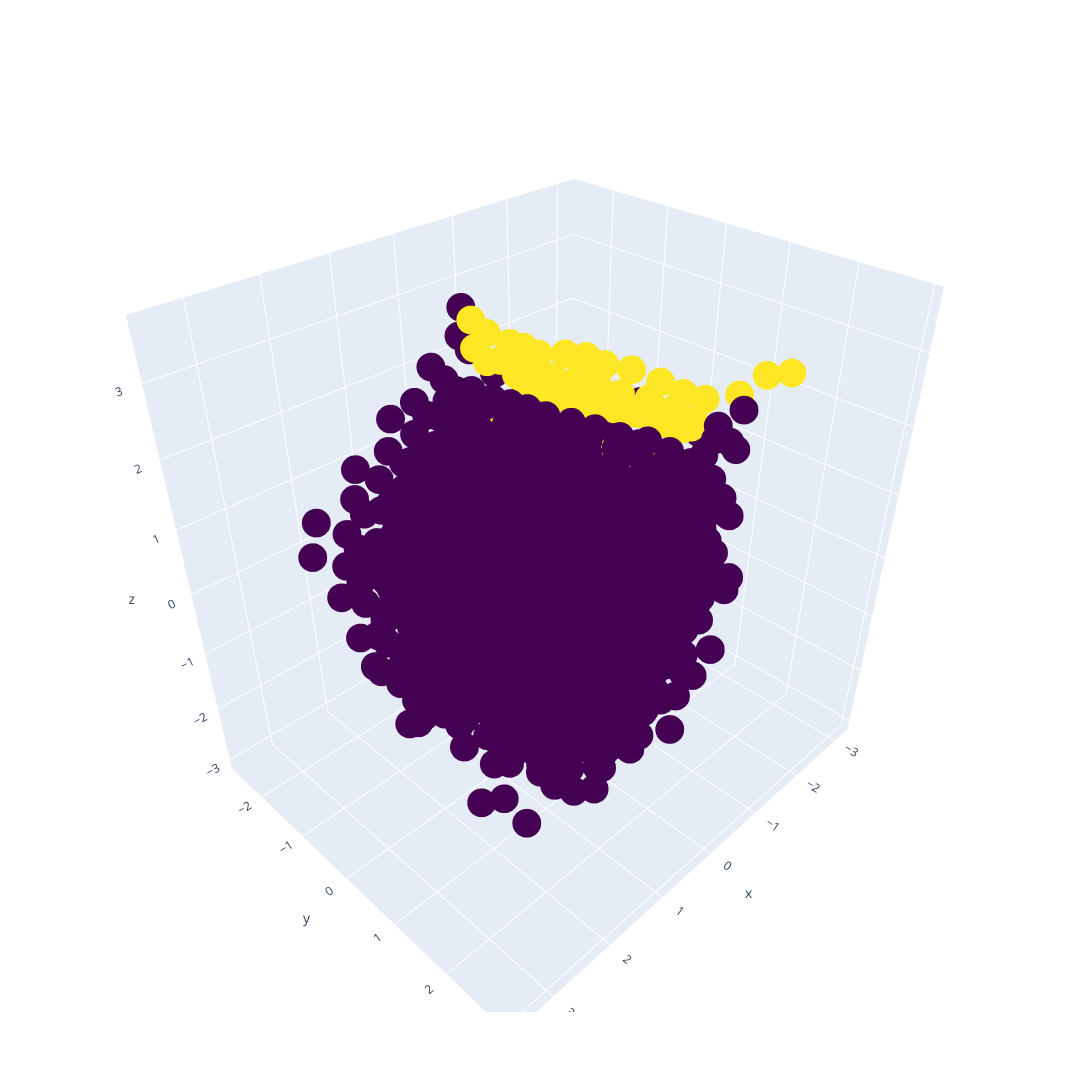

Notebook code cell kept with this figure:
### Code cell
z_mean, _, _ = encoder.predict(np.concatenate([X_train, X_test]),
                                   batch_size=batch_size)

fig = go.Figure((go.Scatter3d(
    x=z_mean[:, 0],
    y = z_mean[:, 1],
    z = z_mean[:, 2],
    name="z",
    mode='markers',
    text = [repr(p) for p in partitions],
    marker=dict(
        size=10,
        color = colorings,
        colorscale='Viridis',
    )
)))

fig.update_layout(
    autosize=False,
    width=1300,
    height=1300,
)

fig.show()

### Figure 1 — Plotly figure (JSON) as saved in the notebook; plotly's stock layout.template omitted (floating-point values rounded to 4 significant figures; data arrays with more than 128 entries replaced by an {"elided": "..."} marker saying what was removed)
{"data": [{"marker": {"color": {"elided": "2811 int values"}, "colorscale": [[0, "#440154"], [0.1111, "#482878"], [0.2222, "#3e4989"], [0.3333, "#31688e"], [0.4444, "#26828e"], [0.5556, "#1f9e89"], [0.6667, "#35b779"], [0.7778, "#6ece58"], [0.8889, "#b5de2b"], [1, "#fde725"]], "size": 10}, "mode": "markers", "name": "z", "text": {"elided": "2811 str values"}, "type": "scatter3d", "x": {"elided": "2811 float values"}, "y": {"elided": "2811 float values"}, "z": {"elided": "2811 float values"}}], "layout": {"autosize": false, "height": 1300, "width": 1300}}
